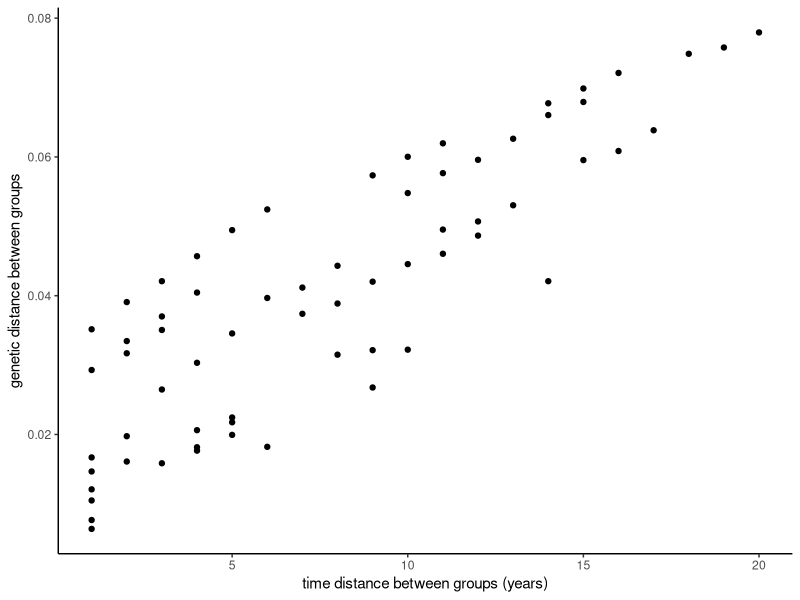
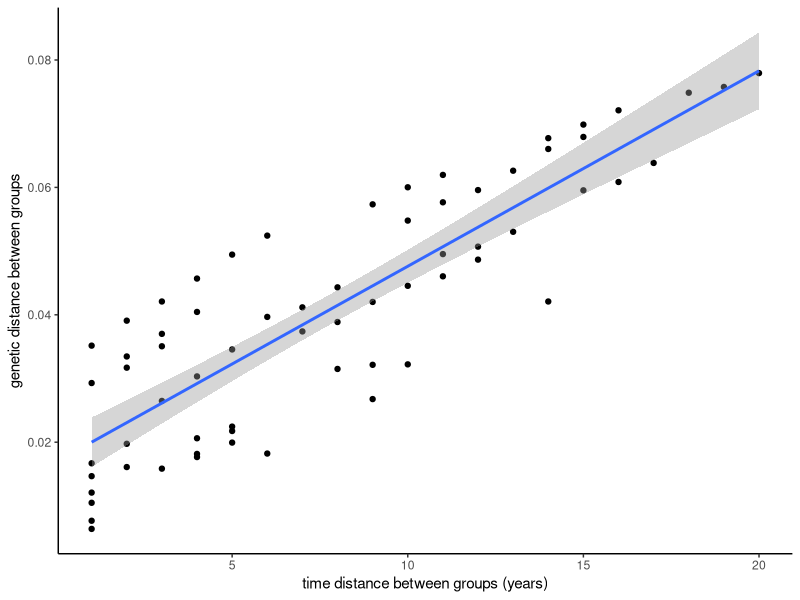
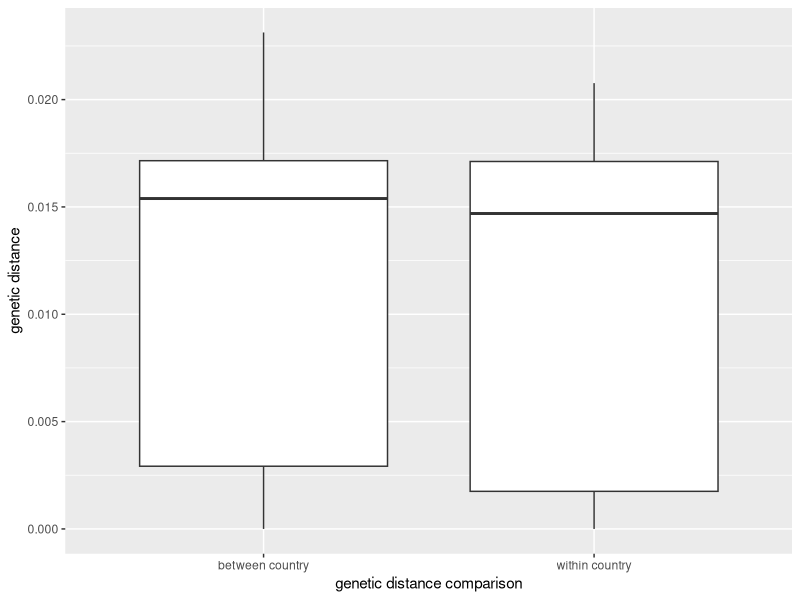

Generate these figures, in order, with R:
################################################################################################
#Population Genetics & Evolution - BIO00056I
#Influenza Virus Practical
################################################################################################

#set your working directory
#Your working directory will be different!
setwd("~/Library/CloudStorage/GoogleDrive-daniel.jeffares@york.ac.uk/My Drive/modules/BIO56I/workshops/influenza/workshop-files")

#You can use the Session menu to set this with:
#Session menu  > Set Working Directory > Choose Directory
#then select the directory where your files are.

################################################################################################
#Wellington data
################################################################################################
#load the tidyverse
library(tidyverse)

#open your distances file, into a data frame:
#Your distance file may have a different name
flu <- as_tibble(read.table("H3N2_wellington.distances.txt",h=T))

#calculate how many years between two groups
flu$time.passed <- flu$date2 - flu$date1

#see if distance increases with time, as mutations accumulate
#make the plot
flu_plot<-ggplot(flu,aes(x=time.passed, y= Distance))+
  geom_point()+
  xlab("time distance between groups (years)")+
  ylab("genetic distance between groups")+
  theme_classic()

#view the plot
flu_plot 

#now add a line of best fit:
flu_plot +
  geom_smooth(method="lm")


#examine whether the correlation is statistically significant: 
cor.test(flu$time.passed,flu$Distance)

#################################################################################################
#You should see a good correlation between genetic distance and time distance.
#What causes this? (Which processes of evolution) 
#Why is there such a strong correlation?
  #We can observe this relationship over just a few decades*. 
  #What does this tell us about the rate of change*?
#################################################################################################

#NOW GO BACK TO THE WORKSHOP EXERCISES



################################################################################################
#Tasman sea data
################################################################################################


#open the Tasman genetic distance data
tas <- read_csv("H3N2_tasman.distances.csv")

#add country1 and country2 columns
tas$country1 <- NA
tas$country2 <- NA

#label the countries using grep
tas[grep("NZ", tas$region1),]$country1 = "NZ"
tas[grep("AUS", tas$region1),]$country1 = "AUS"

tas[grep("NZ", tas$region2),]$country2 = "NZ"
tas[grep("AUS", tas$region2),]$country2 = "AUS"


#add a comparison.type column
tas$comparison.type <- NA

#get the within country data
tas[which(tas$region1 == tas$region2),]$comparison.type <- 'within country'
tas[which(tas$region1 != tas$region2),]$comparison.type <- 'between country'

#plot this data 
#to examine whether genetic distances differ
#within a country vs between countries
ggplot(tas,aes(y=Distance,x=comparison.type))+
  geom_boxplot()+
  xlab("genetic distance comparison")+
  ylab("genetic distance")

#test whether there is any significant difference
#between the Distance within vs between countries
wilcox.test(Distance ~ comparison.type, data = tas)

#Now go back to the exercises, to think about this data.


################################################################################################
#END
################################################################################################

